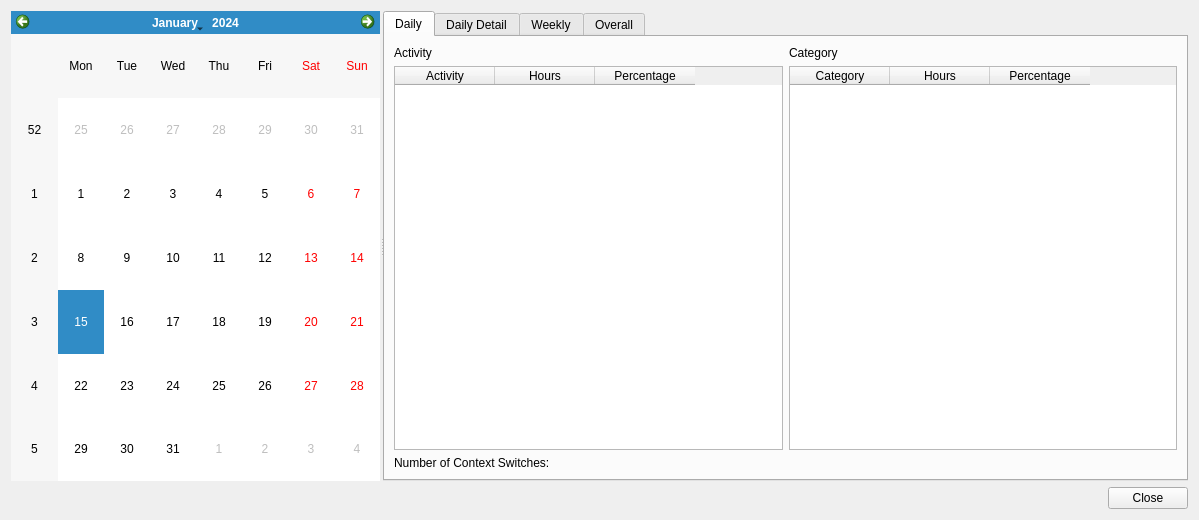
<?xml version="1.0" encoding="UTF-8"?>
<ui version="4.0">
 <class>History</class>
 <widget class="QWidget" name="History">
  <property name="geometry">
   <rect>
    <x>0</x>
    <y>0</y>
    <width>1199</width>
    <height>520</height>
   </rect>
  </property>
  <property name="windowTitle">
   <string>History</string>
  </property>
  <layout class="QVBoxLayout" name="verticalLayout">
   <item>
    <widget class="QSplitter" name="splitter">
     <property name="orientation">
      <enum>Qt::Horizontal</enum>
     </property>
     <property name="opaqueResize">
      <bool>true</bool>
     </property>
     <property name="handleWidth">
      <number>3</number>
     </property>
     <property name="childrenCollapsible">
      <bool>true</bool>
     </property>
     <widget class="QCalendarWidget" name="calendarWidget">
      <property name="firstDayOfWeek">
       <enum>Qt::Monday</enum>
      </property>
     </widget>
     <widget class="QTabWidget" name="tabWidget">
      <property name="currentIndex">
       <number>0</number>
      </property>
      <widget class="QWidget" name="tab">
       <attribute name="title">
        <string>Daily</string>
       </attribute>
       <layout class="QGridLayout" name="gridLayout_2">
        <item row="0" column="0">
         <widget class="QLabel" name="label">
          <property name="text">
           <string>Activity</string>
          </property>
         </widget>
        </item>
        <item row="0" column="1">
         <widget class="QLabel" name="label_2">
          <property name="text">
           <string>Category</string>
          </property>
         </widget>
        </item>
        <item row="1" column="0">
         <widget class="QTableWidget" name="d_activityTable">
          <property name="columnCount">
           <number>3</number>
          </property>
          <column>
           <property name="text">
            <string>Activity</string>
           </property>
          </column>
          <column>
           <property name="text">
            <string>Hours</string>
           </property>
          </column>
          <column>
           <property name="text">
            <string>Percentage</string>
           </property>
          </column>
         </widget>
        </item>
        <item row="1" column="1">
         <widget class="QTableWidget" name="d_categoryTable">
          <column>
           <property name="text">
            <string>Category</string>
           </property>
          </column>
          <column>
           <property name="text">
            <string>Hours</string>
           </property>
          </column>
          <column>
           <property name="text">
            <string>Percentage</string>
           </property>
          </column>
         </widget>
        </item>
        <item row="2" column="0">
         <widget class="QLabel" name="label_4">
          <property name="text">
           <string>Number of Context Switches:</string>
          </property>
         </widget>
        </item>
        <item row="2" column="1">
         <widget class="QLabel" name="d_contextSwitch">
          <property name="text">
           <string/>
          </property>
         </widget>
        </item>
       </layout>
      </widget>
      <widget class="QWidget" name="tab_4">
       <attribute name="title">
        <string>Daily Detail</string>
       </attribute>
       <layout class="QGridLayout" name="gridLayout_4">
        <item row="0" column="0">
         <widget class="TimeTableView" name="dd_tableView"/>
        </item>
       </layout>
      </widget>
      <widget class="QWidget" name="tab_2">
       <attribute name="title">
        <string>Weekly</string>
       </attribute>
       <layout class="QGridLayout" name="gridLayout">
        <item row="2" column="0">
         <widget class="QLabel" name="label_3">
          <property name="sizePolicy">
           <sizepolicy hsizetype="Preferred" vsizetype="Fixed">
            <horstretch>0</horstretch>
            <verstretch>0</verstretch>
           </sizepolicy>
          </property>
          <property name="text">
           <string>Total tracked this week:</string>
          </property>
         </widget>
        </item>
        <item row="0" column="0" colspan="2">
         <widget class="CategoryHistogram" name="w_cathistory" native="true"/>
        </item>
        <item row="2" column="1">
         <widget class="QLabel" name="w_total">
          <property name="text">
           <string/>
          </property>
         </widget>
        </item>
        <item row="1" column="0" colspan="2">
         <widget class="ActivityHistogram" name="w_acthistory" native="true"/>
        </item>
       </layout>
      </widget>
      <widget class="QWidget" name="tab_3">
       <attribute name="title">
        <string>Overall</string>
       </attribute>
       <layout class="QGridLayout" name="gridLayout_3">
        <item row="0" column="0">
         <widget class="QTableWidget" name="g_activityTable">
          <property name="columnCount">
           <number>2</number>
          </property>
          <column>
           <property name="text">
            <string>Activity</string>
           </property>
          </column>
          <column>
           <property name="text">
            <string>Hours</string>
           </property>
          </column>
         </widget>
        </item>
        <item row="4" column="0">
         <widget class="QLabel" name="label_5">
          <property name="text">
           <string>Total hours tracked:</string>
          </property>
         </widget>
        </item>
        <item row="5" column="0">
         <widget class="QLabel" name="g_totalTrack">
          <property name="text">
           <string/>
          </property>
         </widget>
        </item>
        <item row="0" column="1">
         <widget class="QTableWidget" name="g_categoryTable">
          <column>
           <property name="text">
            <string>Category</string>
           </property>
          </column>
          <column>
           <property name="text">
            <string>Hours</string>
           </property>
          </column>
          <column>
           <property name="text">
            <string>Percentage</string>
           </property>
          </column>
         </widget>
        </item>
       </layout>
      </widget>
     </widget>
    </widget>
   </item>
   <item alignment="Qt::AlignRight">
    <widget class="QDialogButtonBox" name="buttonBox">
     <property name="sizePolicy">
      <sizepolicy hsizetype="Fixed" vsizetype="Fixed">
       <horstretch>0</horstretch>
       <verstretch>0</verstretch>
      </sizepolicy>
     </property>
     <property name="standardButtons">
      <set>QDialogButtonBox::Close</set>
     </property>
     <property name="centerButtons">
      <bool>false</bool>
     </property>
    </widget>
   </item>
  </layout>
 </widget>
 <customwidgets>
  <customwidget>
   <class>CategoryHistogram</class>
   <extends>QWidget</extends>
   <header>src/category-histogram.h</header>
   <container>1</container>
  </customwidget>
  <customwidget>
   <class>TimeTableView</class>
   <extends>QTableView</extends>
   <header>src/timetableview.h</header>
  </customwidget>
  <customwidget>
   <class>ActivityHistogram</class>
   <extends>QWidget</extends>
   <header>src/activity-histogram.h</header>
   <container>1</container>
  </customwidget>
 </customwidgets>
 <resources/>
 <connections/>
</ui>
